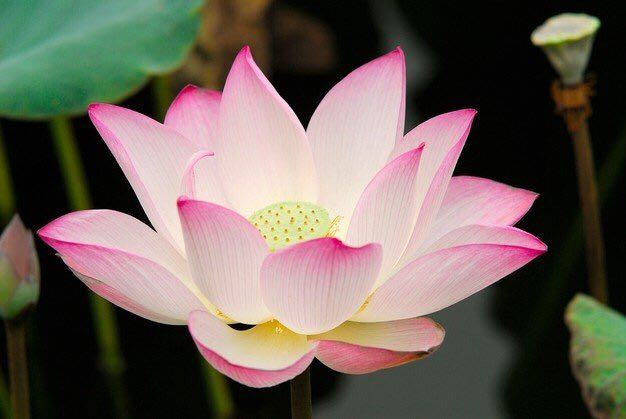
#> input picture l.jpg, 626 x 419 px
$ python main21.py
#> lines starting #> are read from the running program, lines starting #| are printed output that depends on the picture
import cv2
import math
import numpy as np
from matplotlib import pyplot as plt


class Img:
    def __init__(self,image,rows,cols,center=[0,0]):
        self.src=image #原始图像
        self.rows=rows #原始图像的行
        self.cols=cols #原始图像的列
        self.center=center #旋转中心，默认是[0,0]

    def Move(self,delta_x,delta_y):      #平移
        #delta_x>0左移，delta_x<0右移
        #delta_y>0上移，delta_y<0下移
        self.transform=np.array([[1,0,delta_x],[0,1,delta_y],[0,0,1]])

    def Zoom(self,factor):               #缩放
        #factor>1表示缩小；factor<1表示放大
        self.transform=np.array([[factor,0,0],[0,factor,0],[0,0,1]])

    def Horizontal(self):                #水平镜像
        self.transform=np.array([[1,0,0],[0,-1,self.cols-1],[0,0,1]])

    def Vertically(self):                #垂直镜像
        self.transform=np.array([[-1,0,self.rows-1],[0,1,0],[0,0,1]])

    def Rotate(self,beta):               #旋转
        #beta>0表示逆时针旋转；beta<0表示顺时针旋转
        self.transform=np.array([[math.cos(beta),-math.sin(beta),0],
                                 [math.sin(beta), math.cos(beta),0],
                                 [    0,              0,         1]])

    def Process(self):
        self.dst=np.zeros((self.rows,self.cols),dtype=np.uint8)
        for i in range(self.rows):
            for j in range(self.cols):
                src_pos=np.array([i-self.center[0],j-self.center[1],1])
                [x,y,z]=np.dot(self.transform,src_pos)
                x=int(x)+self.center[0]
                y=int(y)+self.center[1]

                if x>=self.rows or y>=self.cols or x<0 or y<0:
                    self.dst[i][j]=255
                else:
                    self.dst[i][j]=self.src[x][y]
    def histogram(self):
        #passimg = cv2.imread('home.jpg',0)
        plt.hist(img.ravel(2),100,[0,200])

if __name__=='__main__':
    src=cv2.imread('l.jpg',0)
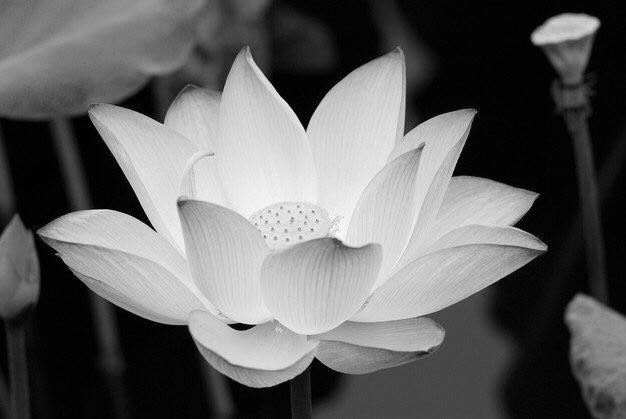
#> src: shape (419, 626); min 0, max 255, mean 99.5
    rows = src.shape[0]
#> rows = 419
    cols = src.shape[1]
#> cols = 626
    cv2.imshow('src', src)
    #plt.show(2)

    img=Img(src,rows,cols,[248,231])
    img.Vertically() #镜像
    img.Process()
#> after the loop in Process, `for i in range(self.rows):`: self.dst: shape (419, 626); every value is 255

    img.Rotate(-math.radians(180)) #旋转
    img.Process()
#> after the loop in Process (call 2), `for i in range(self.rows):`:
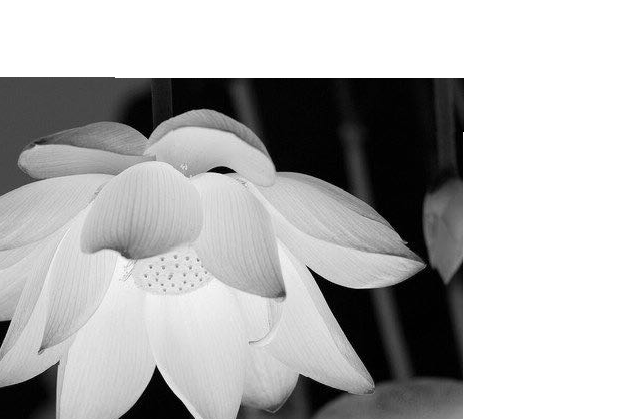
#> self.dst: shape (419, 626); min 0, max 255, mean 179
    img.Move(-20,-20) #平移
    img.Process()
#> after the loop in Process (call 3), `for i in range(self.rows):`:
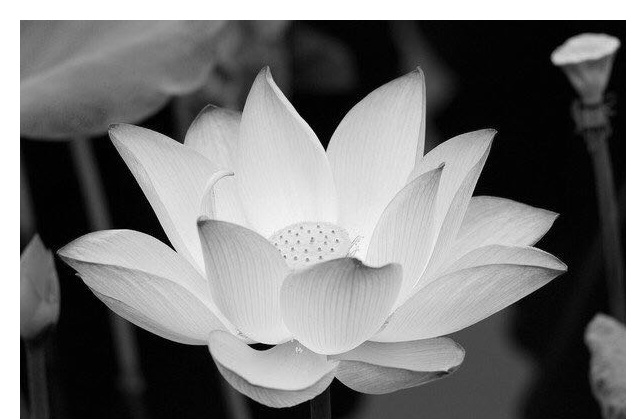
#> self.dst: shape (419, 626); min 0, max 255, mean 116.9
    img.Zoom(0.5) #缩放
    img.Process()
#> after the loop in Process (call 4), `for i in range(self.rows):`:
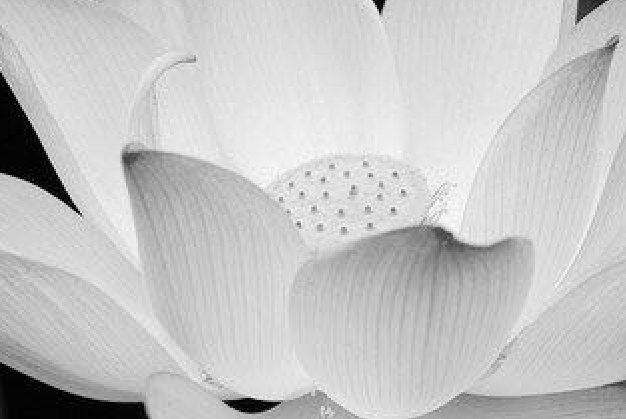
#> self.dst: shape (419, 626); min 0, max 255, mean 197.7

    cv2.imshow('dst', img.dst)
    cv2.waitKey(0)
